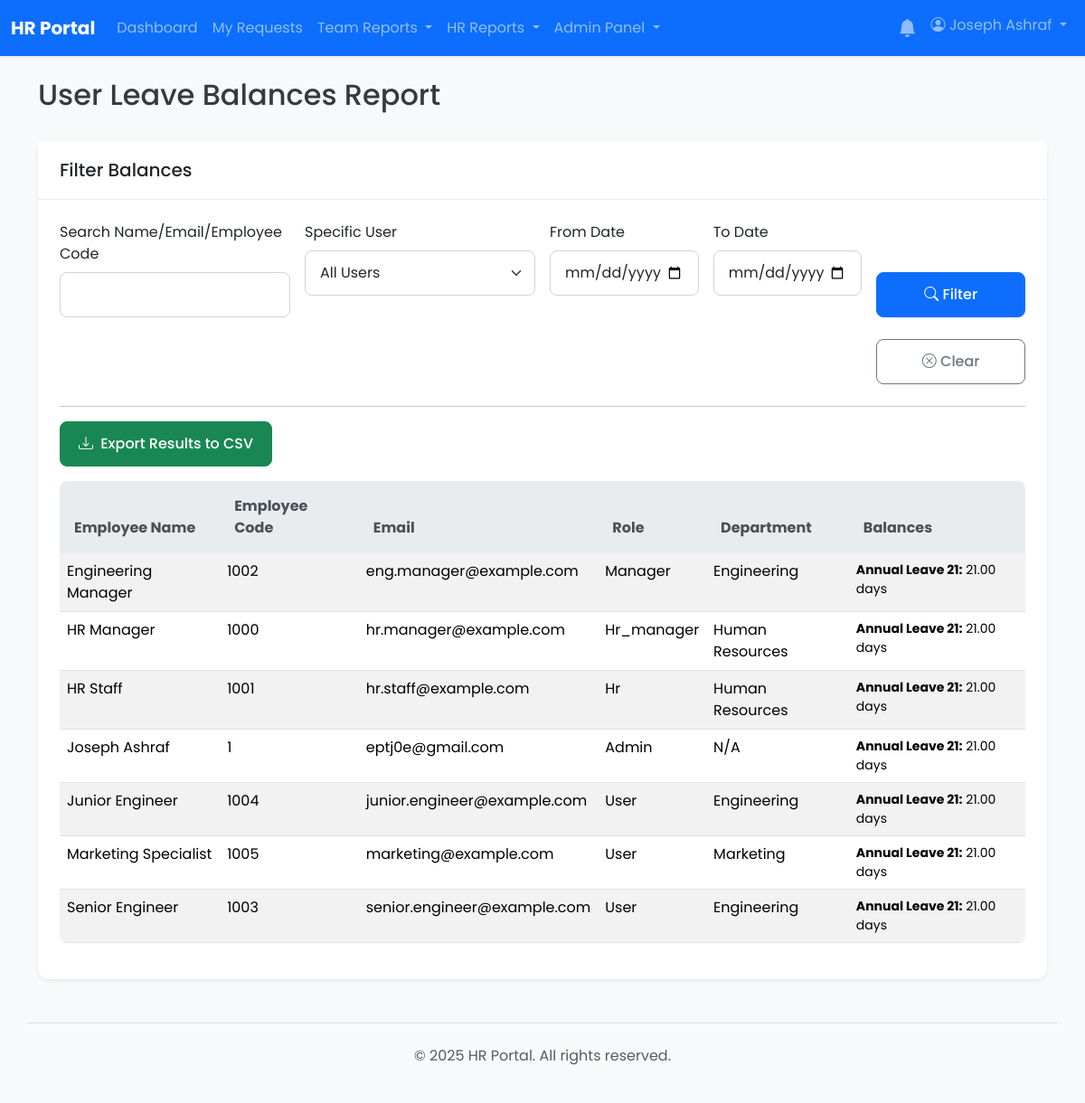
The app's page /reports/user_balances.php (signed in) with its own data.
### tables this page shows
CREATE TABLE `users` (
  `id` int(11) NOT NULL,
  `employee_code` varchar(50) DEFAULT NULL,
  `full_name` varchar(255) NOT NULL,
  `email` varchar(255) NOT NULL,
  `password` varchar(255) NOT NULL,
  `role` enum('user','manager','hr','hr_manager','admin') NOT NULL DEFAULT 'user',
  `shift_id` int(11) DEFAULT NULL,
  `department_id` int(11) DEFAULT NULL,
  `direct_manager_id` int(11) DEFAULT NULL,
  `is_active` tinyint(1) NOT NULL DEFAULT 1,
  `must_change_password` tinyint(1) NOT NULL DEFAULT 0,
  `created_at` timestamp NOT NULL DEFAULT current_timestamp(),
  `updated_at` timestamp NOT NULL DEFAULT current_timestamp() ON UPDATE current_timestamp(),
  `manager_id` int(11) DEFAULT NULL
);

CREATE TABLE `departments` (
  `id` int(11) NOT NULL,
  `name` varchar(255) NOT NULL
);

### reports/user_balances.php (the view, shortened to what this page needs)
<?php
require_once __DIR__ . '/../app/core/database.php';
$search_query = trim($_GET['search'] ?? '');
$start_date = trim($_GET['start_date'] ?? '');
$end_date = trim($_GET['end_date'] ?? '');
$sql_users = "
    SELECT u.id AS user_id, u.full_name, u.email, u.role, u.employee_code, d.name AS department_name, -- ADDED u.employee_code
           GROUP_CONCAT(CONCAT(lt.name, ':', lb.balance_days) ORDER BY lt.name SEPARATOR ';') AS balances_str
    FROM users u
    LEFT JOIN leave_balances lb ON u.id = lb.user_id
    LEFT JOIN leave_types lt ON lb.leave_type_id = lt.id
    LEFT JOIN departments d ON u.department_id = d.id
";
$where_clauses = ["lt.is_active = 1"];
$sql_params = [];
if (!empty($where_clauses)) {
    $sql_users .= " WHERE " . implode(' AND ', $where_clauses);
}
$sql_users .= " GROUP BY u.id, u.full_name, u.email, u.role, u.employee_code, d.name ORDER BY u.full_name ASC";
try {
    $stmt_users = $pdo->prepare($sql_users);
    $stmt_users->execute($sql_params);
    $users_data = $stmt_users->fetchAll();
} catch (PDOException $e) {
    $error = "Database error fetching user balances: " . $e->getMessage();
    $users_data = [];
    error_log("Error fetching user balances: " . $e->getMessage());
}
include __DIR__ . '/../app/templates/header.php';
?>
<div class="d-flex justify-content-between align-items-center mb-4">
    <h1 class="h2">User Leave Balances Report</h1>
</div>
<div class="card shadow-sm">
    <div class="card-header">
        <h2 class="h5 mb-0">Filter Balances</h2>
    </div>
    <div class="card-body">
        <form action="user_balances.php" method="get" class="mb-4">
            <div class="row g-3">
                <div class="col-md-3">
                    <label for="search" class="form-label">Search Name/Email/Employee Code</label> <input type="text" class="form-control" id="search" name="search" value="<?= htmlspecialchars($search_query) ?>">
                </div>
                <div class="col-md-3">
                    <label for="user_id" class="form-label">Specific User</label>
                    <select class="form-select" id="user_id" name="user_id">
                        <option value="">All Users</option>
                    </select>
                </div>
                <div class="col-md-2">
                    <label for="start_date" class="form-label">From Date</label>
                    <input type="date" class="form-control" id="start_date" name="start_date" value="<?= htmlspecialchars($start_date) ?>">
                </div>
                <div class="col-md-2">
                    <label for="end_date" class="form-label">To Date</label>
                    <input type="date" class="form-control" id="end_date" name="end_date" value="<?= htmlspecialchars($end_date) ?>">
                </div>
                <div class="col-md-2 align-self-end">
                    <button class="btn btn-primary w-100" type="submit"><i class="bi bi-search"></i> Filter</button>
                </div>
            </div>
            <div class="row g-3 mt-2">
                 <div class="col-md-2 ms-auto">
                     <a href="user_balances.php" class="btn btn-outline-secondary w-100"><i class="bi bi-x-circle"></i> Clear</a>
                 </div>
            </div>
        </form>
        <hr>
        <div class="mb-3">
            <a href="?<?= http_build_query(array_merge($_GET, ['export' => 'csv'])) ?>" class="btn btn-success">
                <i class="bi bi-download me-1"></i> Export Results to CSV
            </a>
        </div>
        <div class="table-responsive">
            <table class="table table-striped table-hover">
                <thead class="table-light">
                    <tr>
                        <th>Employee Name</th>
                        <th>Employee Code</th> <th>Email</th>
                        <th>Role</th>
                        <th>Department</th>
                        <th>Balances</th>
                    </tr>
                </thead>
                <tbody>
                    <?php if (empty($users_data)): ?>
                        <tr>
                            <td colspan="6" class="text-center text-muted p-4">No results found for the selected filters.</td> </tr>
                    <?php else: ?>
                        <?php foreach ($users_data as $user): ?>
                             <tr>
                                <td><?= htmlspecialchars($user['full_name']); ?></td>
                                <td><?= htmlspecialchars($user['employee_code'] ?? 'N/A'); ?></td> <td><?= htmlspecialchars($user['email']); ?></td>
                                <td><?= ucfirst(htmlspecialchars($user['role'])); ?></td>
                                <td><?= htmlspecialchars($user['department_name'] ?? 'N/A'); ?></td>
                                <td>
                                    <?php if (!$user['balances_str']): ?>
                                        <span class="text-muted">No balances set</span>
                                    <?php else: ?>
                                        <ul class="list-unstyled mb-0 small">
                                            <?php
                                            $balances = explode(';', $user['balances_str']);
                                            foreach ($balances as $balance_pair):
                                                @list($type_name, $balance) = explode(':', $balance_pair);
                                            ?>
                                                <li><strong><?= htmlspecialchars($type_name) ?>:</strong> <?= htmlspecialchars(number_format((float)$balance, 2)) ?> days</li>
                                            <?php endforeach; ?>
                                        </ul>
                                    <?php endif; ?>
                                </td>
                            </tr>
                        <?php endforeach; ?>
                    <?php endif; ?>
                </tbody>
            </table>
        </div>
    </div>
</div>
<?php
include __DIR__ . '/../app/templates/footer.php';
?>

### css/style.css (style rules this page uses)
* { box-sizing: border-box; }
html, body { height: 100%; margin: 0; padding: 0; }
body { font-family: 'Poppins', sans-serif; background-color: #f0f2f5; color: #343a40; }
a { color: #007bff; text-decoration: none; transition: color 0.2s ease-in-out; }
.card { border: none; border-radius: 0.75rem; box-shadow: 0 4px 12px rgba(0, 0, 0, 0.08); }
.card-header { background-color: #ffffff; border-bottom: 1px solid rgba(0, 0, 0, 0.08); font-weight: 600; padding: 1.25rem 1.5rem; border-top-left-radius: 0.75rem; border-top-right-radius: 0.75rem; }
.card-body { padding: 1.5rem; }
.form-control, .form-select { border-radius: 0.5rem; border: 1px solid #ced4da; padding: 0.75rem 1rem; }
.btn { border-radius: 0.5rem; font-weight: 500; padding: 0.75rem 1.25rem; }
.table { border-radius: 0.5rem; overflow: hidden; }
.table thead th { background-color: #e9ecef; color: #495057; border-bottom: none; padding: 1rem; }
.table-striped tbody tr:nth-of-type(odd) { background-color: #f8f9fa; }

### records on screen
users: full_name "Engineering Manager", employee_code "1002", email "eng.manager@example.com", role "Manager", department.name "Engineering", type_name "Annual Leave 21", balance "21.00"
users: full_name "HR Manager", employee_code "1000", email "hr.manager@example.com", role "Hr_manager", department.name "Human Resources", type_name "Annual Leave 21", balance "21.00"
users: full_name "HR Staff", employee_code "1001", email "hr.staff@example.com", role "Hr", department.name "Human Resources", type_name "Annual Leave 21", balance "21.00"
users: full_name "Joseph Ashraf", employee_code "1", email "eptj0e@gmail.com", role "Admin", department_name "N/A", type_name "Annual Leave 21", balance "21.00"
users: full_name "Junior Engineer", employee_code "1004", email "junior.engineer@example.com", role "User", department.name "Engineering", type_name "Annual Leave 21", balance "21.00"
users: full_name "Marketing Specialist", employee_code "1005", email "marketing@example.com", role "User", department.name "Marketing", type_name "Annual Leave 21", balance "21.00"
users: full_name "Senior Engineer", employee_code "1003", email "senior.engineer@example.com", role "User", department.name "Engineering", type_name "Annual Leave 21", balance "21.00"

### other values on screen
SITE_NAME "HR Portal"
$_SESSION['full_name'] "Joseph Ashraf"
